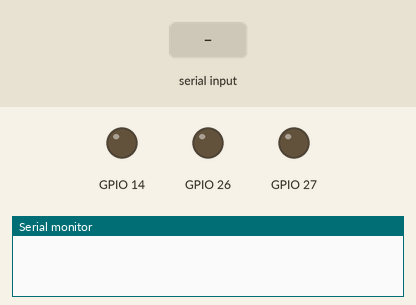
Bench run of a sketch on a simulated ESP32. Shown: output pins drawn as LEDs (lit = HIGH), the last lines printed to the serial monitor. The test bench sets the inputs (shaded band).

Above: at 1.2 s.
1.3 s: "$P,90,45,200\n" received over Serial
At 1.9 s:
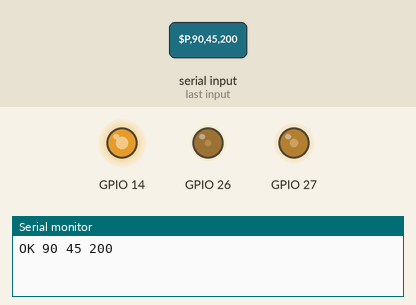
Timing chart, 0 to 4.3 s (numbered marks = the images above; inputs shaded):
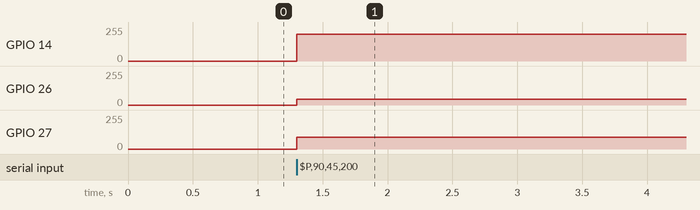

Measured:
- after the input at 1.3 s, GPIO 14: 0/255 → 199/255 at once; GPIO 26: 0/255 → 45/255 at once; GPIO 27: 0/255 → 90/255 at once

The sketch:

calibrar_led.ino
```cpp
// Calibración del LED RGB por PWM: "$P,r,g,b\n" (0-255) en R=GPIO27, G=GPIO26, B=GPIO14 (cátodo común).
const uint8_t R = 27, G = 26, B = 14;
char line[32]; size_t n = 0;
void setup() { Serial.begin(115200); for (uint8_t p : {R, G, B}) { ledcAttach(p, 5000, 8); ledcWrite(p, 0); } }
void loop() {
  while (Serial.available()) {
    char c = Serial.read();
    if (c == '\n') { line[n] = 0; n = 0;
      int r, g, b; if (sscanf(line, "$P,%d,%d,%d", &r, &g, &b) == 3) { ledcWrite(R, r); ledcWrite(G, g); ledcWrite(B, b); Serial.printf("OK %d %d %d\n", r, g, b); }
    } else if (n < sizeof(line) - 1) line[n++] = c;
  }
}
```
